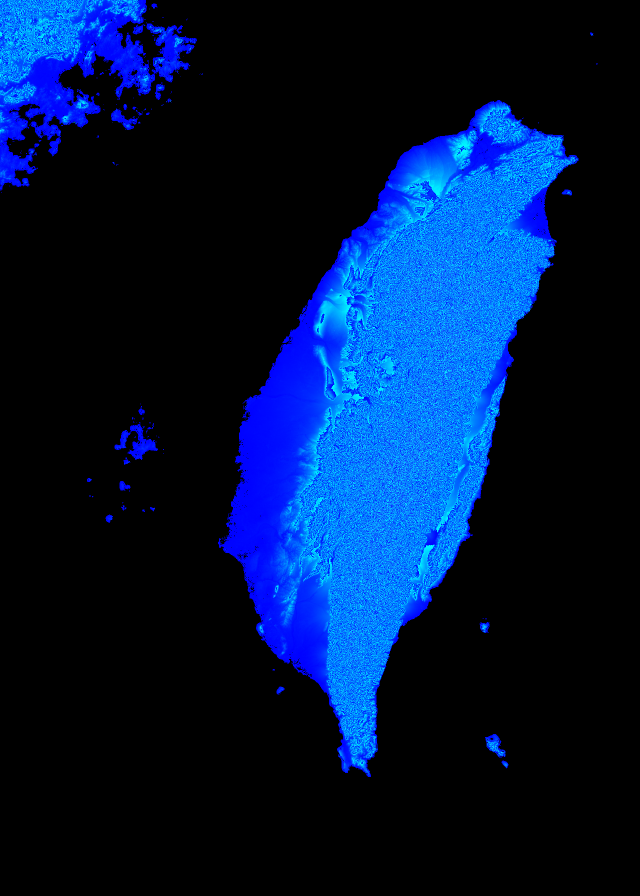
#> input picture assets/taiwan_elevation.png, 1280 x 1792 px (shown at 1/2 size)
$ python convert_dem_to_png.py --input ../assets/taiwan_elevation.png --output out.png
#> lines starting #> are read from the running program, lines starting #| are printed output that depends on the picture; after the words box and inside, x2 and y2 are one past the last pixel; in counts of white or black regions, pixels touching at a corner belong together
#!/usr/bin/env python3
"""
DEM to 16-bit PNG Converter for Taiwan Flood Simulator.
Supports raw DEM formats (GeoTIFF, ASCII Grid, grayscale images) and encodes
elevation data into a 16-bit PNG (using Red and Green channels) with a land mask (Blue channel).

Supports two encoding modes:
1. 'direct' (Legacy): elevation in meters = R * 256 + G (1-meter vertical resolution)
2. 'normalized' (Scientific): elevation is linearly mapped from [min, max] to [0, 65535] (6.1-cm vertical resolution for 0-4000m range)
"""

import os
import sys
import argparse

def install_and_import(package):
    import importlib
    try:
        importlib.import_module(package)
    except ImportError:
        import subprocess
        print(f"Installing missing package: {package}...")
        try:
            subprocess.check_call([sys.executable, "-m", "pip", "install", package])
        except Exception as e:
            print(f"Failed to install {package}: {e}. Falling back to standard libraries.")

# Ensure Pillow is installed
try:
    from PIL import Image
except ImportError:
    install_and_import("Pillow")
    from PIL import Image

try:
    import numpy as np
except ImportError:
    install_and_import("numpy")
    import numpy as np

# Try importing rasterio for advanced GeoTIFF reading
RASTERIO_AVAILABLE = False
try:
    import rasterio
    RASTERIO_AVAILABLE = True
except ImportError:
    print("rasterio is not installed. GeoTIFF files will be read using Pillow (which may lose geospatial metadata).")
    print("To install: pip install rasterio")

def convert_dem_to_png(input_path, output_path, mode='normalized', nodata_val=-9999, min_val=0, max_val=4000):
#> called with input_path = '../assets/taiwan_elevation.png', output_path = 'out.png', mode = 'normalized', nodata_val = -9999, min_val = 0, max_val = 4000
    print(f"Reading input file: {input_path}")
    print(f"Encoding mode: {mode} (Range: {min_val}m to {max_val}m)")

    ext = os.path.splitext(input_path.lower())[1]

    elevations = None
    nodata_mask = None

    # 1. Read elevation grid
    if ext in ['.tif', '.tiff'] and RASTERIO_AVAILABLE:
        print("Parsing GeoTIFF using rasterio...")
        with rasterio.open(input_path) as src:
            elevations = src.read(1)
            nodata = src.nodata if src.nodata is not None else nodata_val
            nodata_mask = (elevations == nodata) | np.isnan(elevations)
            print(f"Geospatial bounds: {src.bounds}")
            print(f"CRS: {src.crs}")

    elif ext in ['.asc', '.txt']:
        # ASCII Grid format
        print("Parsing ASCII Grid format (.asc)...")
        header = {}
        data_lines = []
        with open(input_path, 'r') as f:
            for _ in range(6):
                line = f.readline().strip().split()
                if len(line) == 2:
                    header[line[0].lower()] = float(line[1])

            ncols = int(header.get('ncols', 0))
            nrows = int(header.get('nrows', 0))
            nodata = header.get('nodata_value', nodata_val)

            print(f"Grid size: {ncols}x{nrows}, NoData value: {nodata}")

            # Read the rest of the file
            for line in f:
                data_lines.extend([float(x) for x in line.strip().split()])

        elevations = np.array(data_lines).reshape((nrows, ncols))
        nodata_mask = (elevations == nodata)

    elif ext in ['.png', '.jpg', '.jpeg', '.tif', '.tiff']:
        # Image-based DEM (grayscale or geotiff read via Pillow)
        print("Parsing Image/TIFF format using Pillow...")
        img = Image.open(input_path)
#> img is the input picture: PIL image 1280x1792 RGB; mean R, G, B 0.5, 22.6, 60.2
        img_gray = img.convert('F') # Convert to floating point grayscale
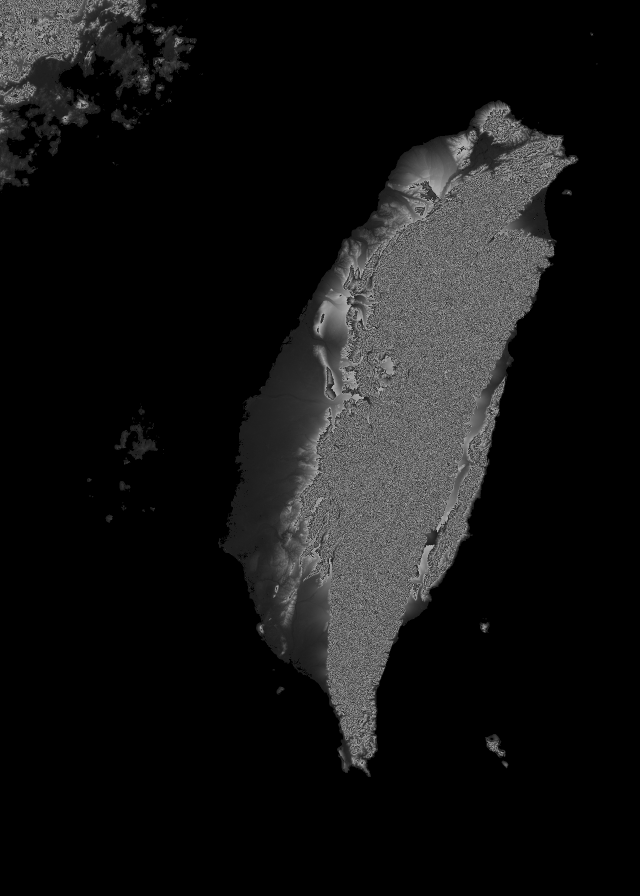
#> img_gray: PIL image 1280x1792 F (shown at 1/2 size); min 0, max 182.3, mean 20.3
        elevations = np.array(img_gray)
        nodata_mask = (elevations <= nodata_val) | (elevations == 0) # Assumes 0 or below is ocean/no-data
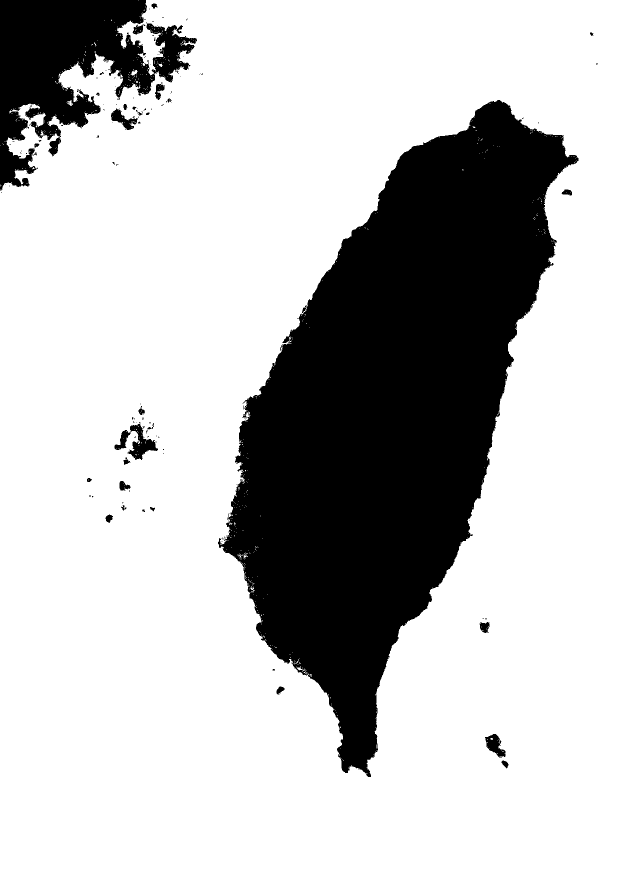
#> nodata_mask: shape (1792, 1280) bool (shown at 1/2 size); 76.4% white; 153 black regions (123 under 20 px), largest, box (x1, y1, x2, y2) and area: (436, 200, 1158, 1554) 465956, (0, 0, 394, 381) 68196, (229, 848, 316, 920) 2351

    else:
        print(f"Unsupported file format: {ext}")
        sys.exit(1)

    # 2. Process and Encode Elevations
    if mode == 'normalized':
        # Linear normalization mapping: [min_val, max_val] -> [0, 65535]
        # Clamp elevations to valid range
        clamped = np.clip(elevations, min_val, max_val)
        # Normalize to 0.0 - 1.0
        normalized = (clamped - min_val) / (max_val - min_val)
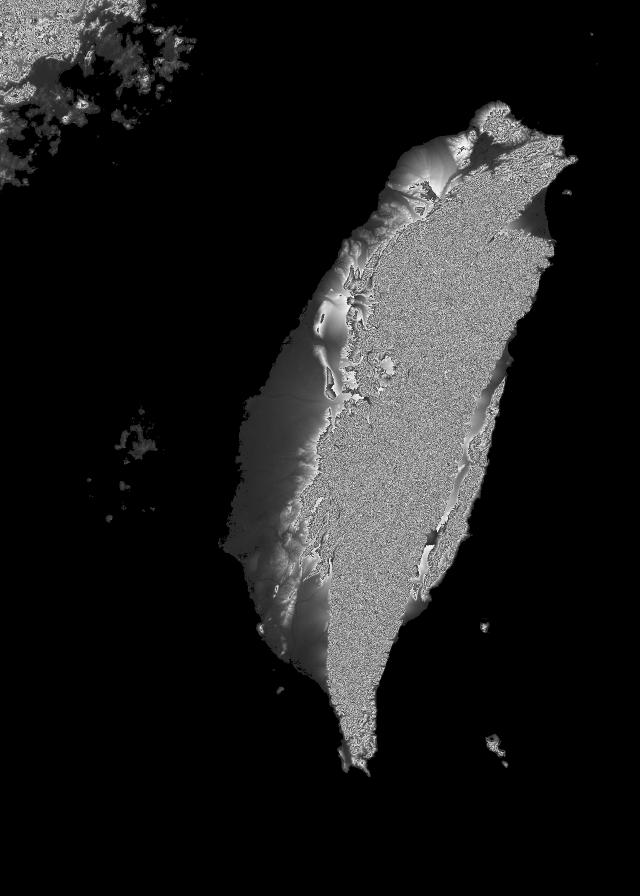
#> normalized: shape (1792, 1280) float32 (shown at 1/2 size); min 0, max 0.0456, mean 0.00507; drawn with min black and max white
        # Scale to 16-bit range
        scaled_ints = (normalized * 65535.0).astype(np.uint16)
    else:
        # 'direct' legacy mode (1 meter = 1 unit)
        clamped = np.clip(elevations, min_val, max_val)
        scaled_ints = clamped.astype(np.uint16)

    # 3. Split into R and G channels (high and low bytes of 16-bit integer)
    r_channel = (scaled_ints // 256).astype(np.uint8)
    g_channel = (scaled_ints % 256).astype(np.uint8)
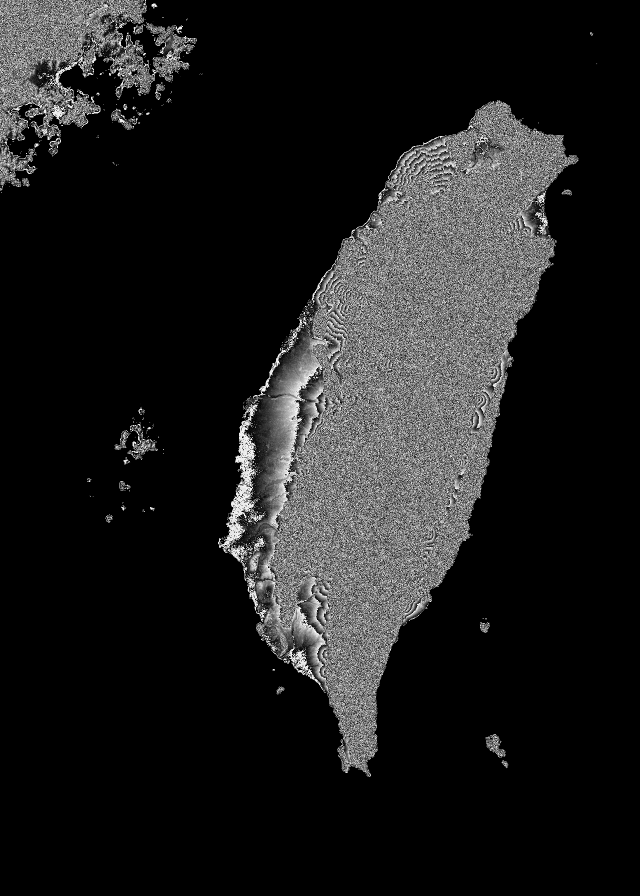
#> g_channel: shape (1792, 1280) (shown at 1/2 size); min 0, max 255, mean 29.1

    # 4. Create Blue channel as land mask (255 = land, 0 = ocean)
    b_channel = np.ones_like(r_channel, dtype=np.uint8) * 255
    b_channel[nodata_mask] = 0

    # Zero out R and G for ocean pixels
    r_channel[nodata_mask] = 0
    g_channel[nodata_mask] = 0

    # 5. Combine channels into RGB image
    rgb_array = np.stack([r_channel, g_channel, b_channel], axis=-1)
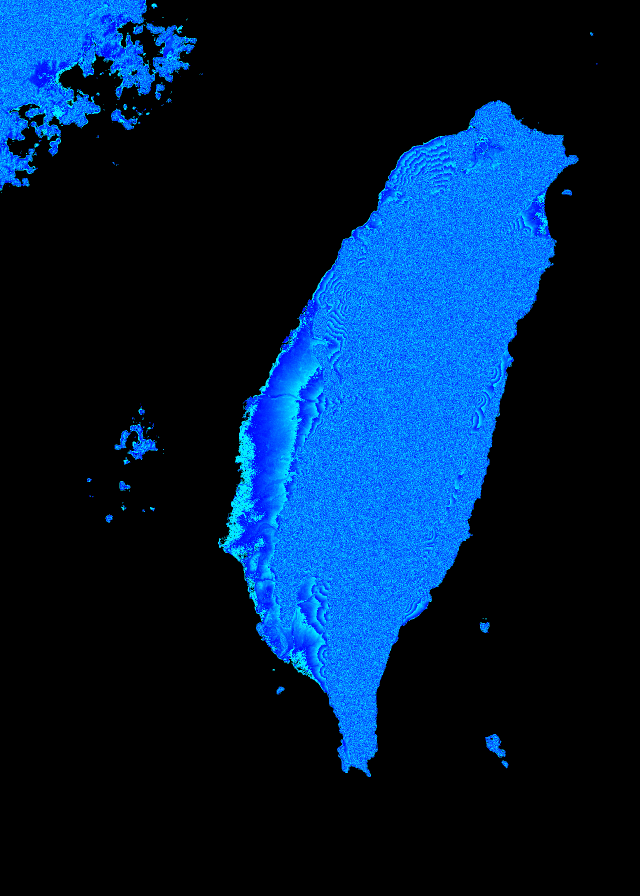
#> rgb_array: shape (1792, 1280, 3) (shown at 1/2 size); mean of channels 0, 1, 2 1.2, 29.1, 60.2; drawn as R, G, B
    output_img = Image.fromarray(rgb_array, 'RGB')

    # Save image
    output_img.save(output_path, 'PNG')
    print(f"Successfully converted and saved to: {output_path}")
    print(f"Image dimensions: {output_img.width}x{output_img.height}")
#| Image dimensions: 1280x1792

def main():
    parser = argparse.ArgumentParser(description="Convert raw DEM elevation data into a 16-bit PNG for the Flood Simulator.")
    parser.add_argument("-i", "--input", required=True, help="Path to raw DEM file (.asc, .tif, .png, etc.)")
    parser.add_argument("-o", "--output", required=True, help="Path to save the output PNG file")
    parser.add_argument("-m", "--mode", choices=['direct', 'normalized'], default='normalized',
                        help="Encoding mode: 'direct' for 1-meter integer vertical resolution (R*256+G), 'normalized' for 16-bit linear mapping (default: 'normalized')")
    parser.add_argument("--nodata", type=float, default=-9999, help="NoData value representing ocean in the DEM (default: -9999)")
    parser.add_argument("--min", type=int, default=0, help="Minimum elevation in meters (default: 0)")
    parser.add_argument("--max", type=int, default=4000, help="Maximum elevation in meters (default: 4000)")

    args = parser.parse_args()

    convert_dem_to_png(args.input, args.output, args.mode, args.nodata, args.min, args.max)

if __name__ == "__main__":
    main()
